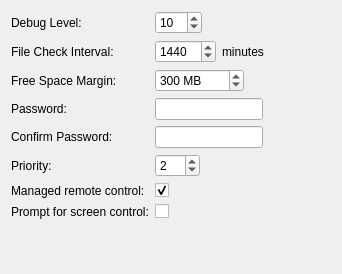
<?xml version="1.0" encoding="UTF-8"?>
<ui version="4.0">
 <class>Options</class>
 <widget class="QWidget" name="Options">
  <property name="geometry">
   <rect>
    <x>0</x>
    <y>0</y>
    <width>342</width>
    <height>274</height>
   </rect>
  </property>
  <property name="windowTitle">
   <string>Options</string>
  </property>
  <layout class="QFormLayout" name="formLayout">
   <property name="fieldGrowthPolicy">
    <enum>QFormLayout::FieldsStayAtSizeHint</enum>
   </property>
   <item row="0" column="0">
    <widget class="QLabel" name="opDebugLevelLA">
     <property name="text">
      <string>Debug Level:</string>
     </property>
    </widget>
   </item>
   <item row="0" column="1">
    <widget class="QSpinBox" name="opDebugLevelSB">
     <property name="minimum">
      <number>5</number>
     </property>
     <property name="maximum">
      <number>101</number>
     </property>
     <property name="value">
      <number>10</number>
     </property>
    </widget>
   </item>
   <item row="1" column="0">
    <widget class="QLabel" name="opFileChkIntervalLA">
     <property name="text">
      <string>File Check Interval:</string>
     </property>
    </widget>
   </item>
   <item row="1" column="1">
    <layout class="QHBoxLayout" name="horizontalLayout">
     <item>
      <widget class="QSpinBox" name="opFileChkIntervalSB">
       <property name="minimum">
        <number>15</number>
       </property>
       <property name="maximum">
        <number>43200</number>
       </property>
       <property name="value">
        <number>1440</number>
       </property>
      </widget>
     </item>
     <item>
      <widget class="QLabel" name="label">
       <property name="text">
        <string>minutes</string>
       </property>
      </widget>
     </item>
    </layout>
   </item>
   <item row="2" column="0">
    <widget class="QLabel" name="freeSpaceLA">
     <property name="text">
      <string>Free Space Margin:</string>
     </property>
    </widget>
   </item>
   <item row="2" column="1">
    <widget class="QSpinBox" name="freeSpaceSB">
     <property name="suffix">
      <string> MB</string>
     </property>
     <property name="minimum">
      <number>49</number>
     </property>
     <property name="maximum">
      <number>9999999</number>
     </property>
     <property name="value">
      <number>300</number>
     </property>
    </widget>
   </item>
   <item row="3" column="0">
    <widget class="QLabel" name="opPasswordLA">
     <property name="text">
      <string>Password:</string>
     </property>
    </widget>
   </item>
   <item row="3" column="1">
    <widget class="QLineEdit" name="opPasswordED">
     <property name="echoMode">
      <enum>QLineEdit::Password</enum>
     </property>
    </widget>
   </item>
   <item row="4" column="0">
    <widget class="QLabel" name="opPassword2LA">
     <property name="text">
      <string>Confirm Password:</string>
     </property>
    </widget>
   </item>
   <item row="4" column="1">
    <widget class="QLineEdit" name="opPassword2ED">
     <property name="echoMode">
      <enum>QLineEdit::Password</enum>
     </property>
    </widget>
   </item>
   <item row="5" column="0">
    <widget class="QLabel" name="opPriorityLA">
     <property name="text">
      <string>Priority:</string>
     </property>
    </widget>
   </item>
   <item row="5" column="1">
    <widget class="QSpinBox" name="opPrioritySB">
     <property name="minimum">
      <number>-20</number>
     </property>
     <property name="maximum">
      <number>20</number>
     </property>
     <property name="value">
      <number>2</number>
     </property>
    </widget>
   </item>
   <item row="7" column="1">
    <widget class="QCheckBox" name="vncPromptClient">
     <property name="toolTip">
      <string>Prompt client when administrator requests control of screen.</string>
     </property>
     <property name="layoutDirection">
      <enum>Qt::RightToLeft</enum>
     </property>
     <property name="text">
      <string/>
     </property>
     <property name="tristate">
      <bool>false</bool>
     </property>
    </widget>
   </item>
   <item row="7" column="0">
    <widget class="QLabel" name="vncPromptClientLA">
     <property name="text">
      <string>Prompt for screen control:</string>
     </property>
    </widget>
   </item>
   <item row="6" column="0">
    <widget class="QLabel" name="vncManagedLA">
     <property name="text">
      <string>Managed remote control:</string>
     </property>
    </widget>
   </item>
   <item row="6" column="1">
    <widget class="QCheckBox" name="vncManaged">
     <property name="text">
      <string/>
     </property>
     <property name="checked">
      <bool>true</bool>
     </property>
    </widget>
   </item>
  </layout>
 </widget>
 <tabstops>
  <tabstop>opDebugLevelSB</tabstop>
  <tabstop>opFileChkIntervalSB</tabstop>
  <tabstop>freeSpaceSB</tabstop>
  <tabstop>opPasswordED</tabstop>
  <tabstop>opPassword2ED</tabstop>
  <tabstop>opPrioritySB</tabstop>
  <tabstop>vncManaged</tabstop>
  <tabstop>vncPromptClient</tabstop>
 </tabstops>
 <resources/>
 <connections/>
</ui>
